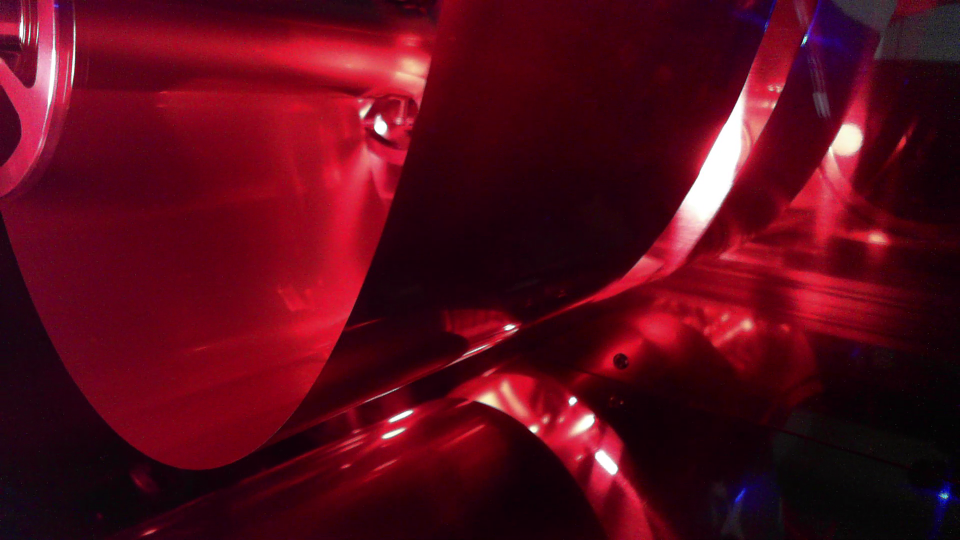
#> input picture LAB/DLIP_LAB3/LV2.png, 1920 x 1080 px, given in place of LV1.png, which was not available (shown at 1/2 size)
$ python DLIP_LAB3_21800275_SangheonPark.py
#> lines starting #> are read from the running program, lines starting #| are printed output that depends on the picture; after the words box and inside, x2 and y2 are one past the last pixel; in counts of white or black regions, pixels touching at a corner belong together; pictures that were not available may be replaced by others from this repository, and a replacement may not be noted
'''
@ Deep Learning & Image Processing  by Young-Keun Kim - Handong Global University

Author          : Sangheon Park
Created         : 2025-04-22
Modified        : 2025-04-30
Language/ver	: Python
Course		: Deep Learning & Image Processing

Description     : DLIP_LAB3_21800275_SangheonPark.cpp

'''
import numpy as np
import cv2 as cv
from matplotlib import pyplot as plt
from scipy.optimize import curve_fit

def mask_ROI(canny_img):
    # 3 Boxes
    cv.rectangle(canny_img, (int(canny_img.shape[1] / 2), 0), (int(canny_img.shape[1]), int(canny_img.shape[0])), 0, cv.FILLED)
    cv.rectangle(canny_img, (0, 0), (int(canny_img.shape[1] / 4), int(canny_img.shape[0] * 5 / 12)), 0, cv.FILLED)
    cv.rectangle(canny_img, (0, 0), (int(canny_img.shape[1]), int(canny_img.shape[0] * 3 / 12)), 0, cv.FILLED)

    # 2 triangles

    pts1 = np.array([[int(canny_img.shape[1] / 2), 0], [int(canny_img.shape[1] * 5 / 12), int(canny_img.shape[0])], [int(canny_img.shape[1]), int(canny_img.shape[0])]])
    cv.fillPoly(canny_img, [pts1], 0) # 1
    pts2 = np.array([[int(canny_img.shape[1] * 7 / 12), 0], [int(canny_img.shape[1] * 4 / 12), int(canny_img.shape[0])], [int(canny_img.shape[1]), int(canny_img.shape[0])]])
    cv.fillPoly(canny_img, [pts2], 0) # 2

def valid_cont_point(contour):
    arr_point = np.empty([0,2])

    for k in contour:
        retval = cv.arcLength(k,0)
        if retval > 950:
            cv.drawContours(cont_img, k, -1, (0,255,0), 4)
            for j in k:
                cv.circle(cont_img, tuple(j[0]), 1, (255,0,0), -1)
                arr_point = np.vstack([arr_point,j[0]])
    return arr_point

def get_curve_fit_point(arr_point):
    global maxpoint
    x = arr_point[:,0]
    y = arr_point[:,1]

    popt, pcov = curve_fit(func,x,y)
    fit_x = np.linspace(min(x),max(x),5000)
    cur_y = func(fit_x,popt[0],popt[1],popt[2], popt[3], popt[4])

    maxpoint = max(cur_y)

    fit_x = fit_x.reshape(-1,1)
    cur_y = cur_y.reshape(-1,1)

    return fit_x, cur_y

def det_level(score):
    if score < 120:
        level = 3
    elif score < 250:
        level = 2
    else:
        level = 1
    return level

def write_text(img, score, level):
    cv.rectangle(img, (int(img.shape[1]/2 - 10 ), int(img.shape[0] / 4) - 30), (int(img.shape[1]/2) + 250, int(img.shape[0] / 4) + 50), (0,255,0), 2, cv.LINE_8)
    cv.putText(img, f"Score : {score}", (int(img.shape[1]/2), int(img.shape[0] / 4)), cv.FONT_HERSHEY_DUPLEX, 1, (255,255,255), 2)
    cv.putText(img, f"Level : {level}", (int(img.shape[1]/2 + 11), int(img.shape[0] / 4 + 40)), cv.FONT_HERSHEY_DUPLEX, 1, (255,255,255), 2)

def func(x,a,b,c,d,e):		#curve_fitting func
    return a*x**4 + b*x**3 + c*x**2 + d*x+e

# ----------------------------- Main --------------------------------
src = []
for i in range(3):
    img = cv.imread(f"LV{i+1}.png")
#> img is the input picture: shape (1080, 1920, 3); mean B, G, R 25.4, 9.6, 86.6
    src.append(img)

    src_arr = np.stack(src, axis=0)

    img = src_arr[i].copy()
    cont_img = img.copy()

    # img_rgb = cv.cvtColor(img, cv.COLOR_BGR2RGB)
    cv.namedWindow(f'Source - {i}', 0)
    cv.imshow(f'Source - {i}', img)

    b, g, r = cv.split(img)
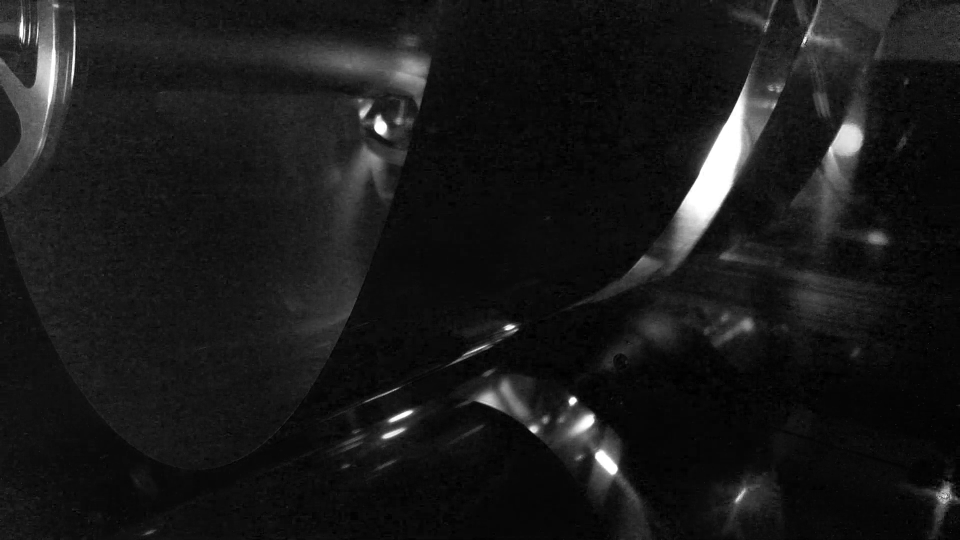
#> b: shape (1080, 1920) (shown at 1/2 size); min 0, max 255, mean 25.4
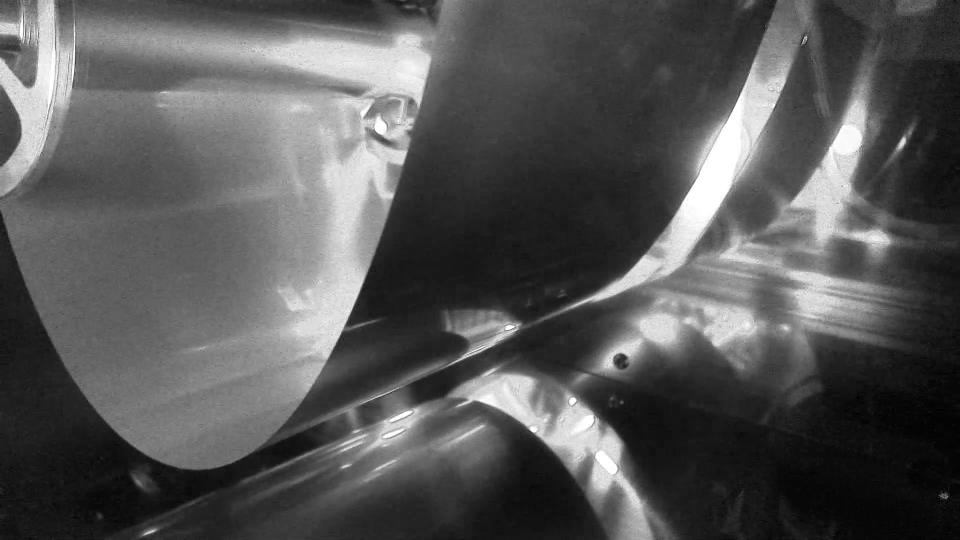
#> r: shape (1080, 1920) (shown at 1/2 size); min 0, max 255, mean 86.6
    temp = r.copy()

    # /// Reduce noise with a kernel 3x3
    blured = cv.GaussianBlur(temp, (3, 3), 5)

    canny_img = cv.Canny(blured, 50, 200)
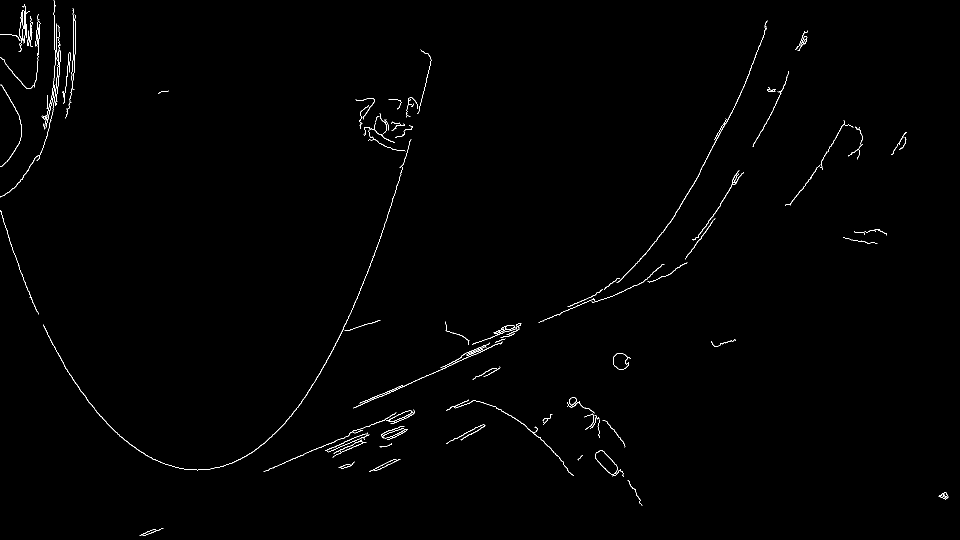
#> canny_img: shape (1080, 1920) (shown at 1/2 size); 0.64% white in thin lines or dots

    mask_ROI(canny_img)
#> in mask_ROI, `cv.rectangle(canny_img, (0, 0), (int(canny_img.shape[1] / 4), int(cann..`: canny_img: shape (1080, 1920); 0.26% white in thin lines or dots, all inside (x1, y1, x2, y2) = (10, 99, 960, 1072)
#> in mask_ROI, `cv.rectangle(canny_img, (0, 0), (int(canny_img.shape[1]), int(canny_im..`:
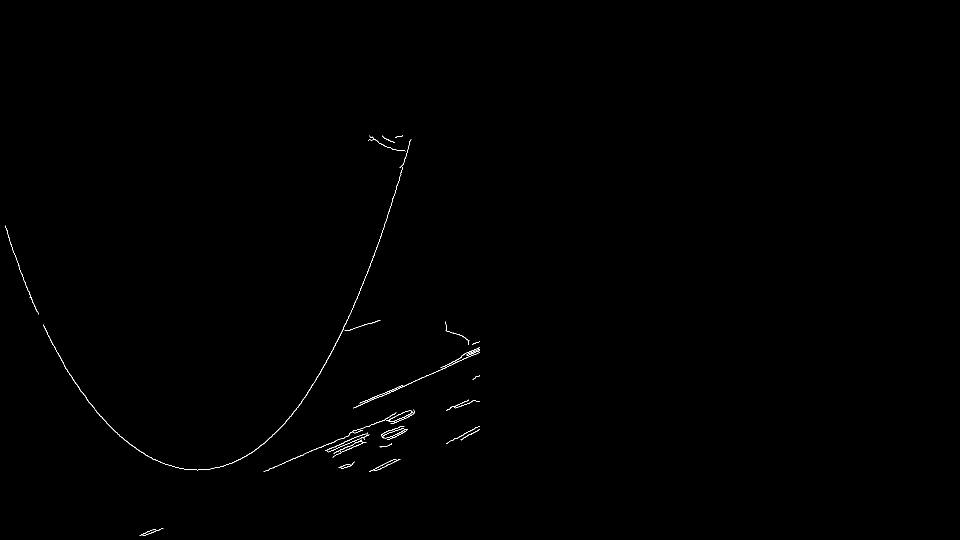
#> canny_img: shape (1080, 1920) (shown at 1/2 size); 0.22% white in thin lines or dots, all inside (x1, y1, x2, y2) = (10, 271, 960, 1072)
#> in mask_ROI, `cv.fillPoly(canny_img, [pts2], 0)`: canny_img: shape (1080, 1920); 0.14% white in thin lines or dots, all inside (x1, y1, x2, y2) = (10, 271, 823, 1072)

    # cv.namedWindow(f'mask_ROI - {i}', 0)
    # cv.imshow(f'mask_ROI - {i}', canny_img)

    element = cv.getStructuringElement(cv.MORPH_ELLIPSE, (3,3)) # cv.MORPH_ELLIPSE, cv.MORPH_CROSS, cv.MORPH_RECT
    morp_img = cv.morphologyEx(canny_img, cv.MORPH_DILATE, element)     # cv.MORPH_ERODE, cv.MORPH_DILATE, cv.MORPH_OPEN, cv.MORPH_CLOSE, cv.MORPH_GRADIENT
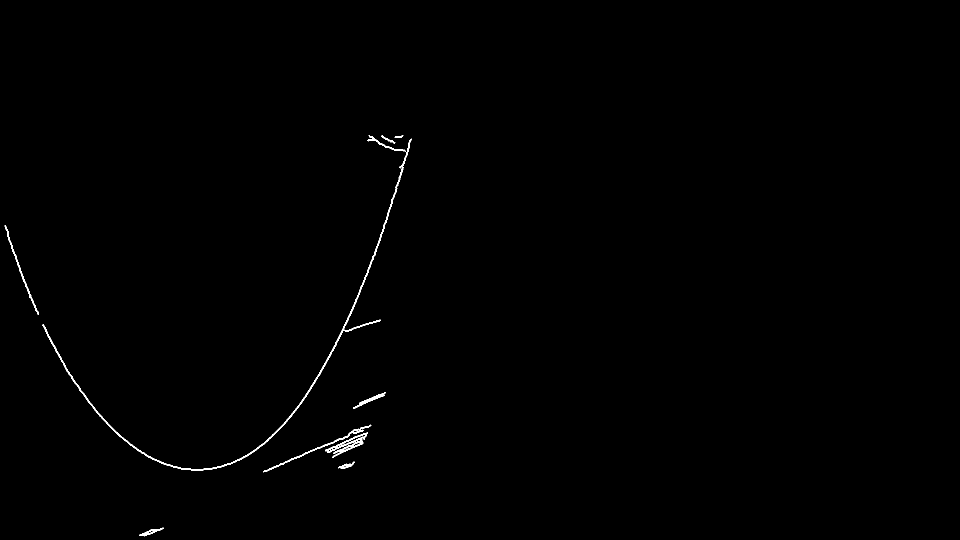
#> morp_img: shape (1080, 1920) (shown at 1/2 size); 0.37% white in thin lines or dots, all inside (x1, y1, x2, y2) = (9, 270, 824, 1073)

    contour, hierarchy = cv.findContours(morp_img, cv.RETR_EXTERNAL, cv.CHAIN_APPROX_SIMPLE)
#> contour = 10 contours; largest, box (x1, y1, x2, y2) and area: (85, 277, 824, 942) 2850, (650, 864, 736, 916) 1096, (526, 849, 743, 945) 566, (9, 450, 78, 630) 390, (706, 784, 772, 818) 316

    arr_point = valid_cont_point(contour)
#> the loop in valid_cont_point, `for k in contour:` made 10 passes
#> retval on passes 1 to 10: 112.7, 81.08, 382.3, 530.4, 166.5, 416, 2910.9, 37.14, 63.01, 201.8
#> after the loop in valid_cont_point, `for k in contour:`:
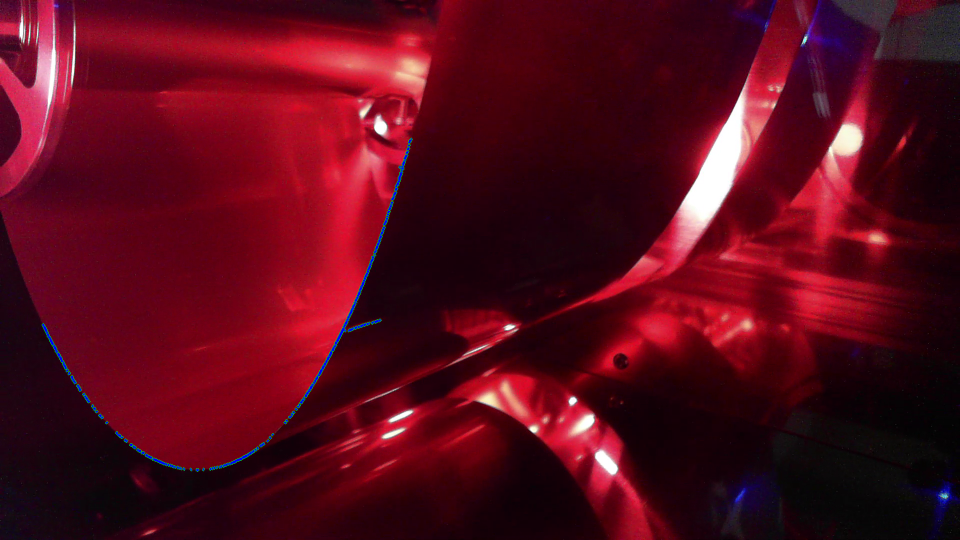
#> cont_img: shape (1080, 1920, 3) (shown at 1/2 size); 0.35% of pixels changed, all inside (x1, y1, x2, y2) = (83, 275, 826, 944)
#> arr_point = 1440 pairs, first value 85 to 823, second value 277 to 941

    fit_x, cur_y = get_curve_fit_point(arr_point)
#> in get_curve_fit_point, `x = arr_point[:,0]`: x = 1440 values, max 823 at index 1439, min 85 at index 684, mean 543.9
#> in get_curve_fit_point, `y = arr_point[:,1]`: y = 1440 values, max 941 at index 890, min 277 at index 0, mean 678.1
#> in get_curve_fit_point, `popt, pcov = curve_fit(func,x,y)`: popt = [-5.33e-09, 8.51e-06, -0.0077, 3.38, 406.8]; pcov = [[1.74e-19, -3.23e-16, 2.03e-13, -4.85e-11, 3.44e-09], [-3.23e-16, 6.07e-13, -3.86e-10, 9.33e-08, -6.7e-06], [2.03e-13, -3.86e-10, 2.48e-07, -6.11e-05, 0.00446], [-4.85e-11, 9.33e-08, -6.11e-05, 0.0154, -1.15], [3.44e-09, -6.7e-06, 0.00446, -1.15, 90.76]]
#> in get_curve_fit_point, `cur_y = func(fit_x,popt[0],popt[1],popt[2], popt[3], popt[4])`: cur_y = 5000 values, max 935.1 at index 2056, min 271.9 at index 4999, mean 781.6
#> in get_curve_fit_point, `maxpoint = max(cur_y)`: maxpoint = 935.1
#> fit_x = 5000 values from 85 to 823

    #Draw Curve_fit Func on Image
    arr_cur = np.concatenate((fit_x, cur_y), axis=1)
#> arr_cur = 5000 pairs, first value 85 to 823, second value 271.9 to 935.1
    cv.polylines(img, [arr_cur.astype(np.int32)], False, (0, 255, 0), 4)

    score = round(float(img.shape[0] - maxpoint), 2)
#> score = 144.9
    level = det_level(score)
#> level = 2

    write_text(img, score, level)
#> in write_text, `cv.putText(img, f"Level : {level}", (int(img.shape[1]/2 + 11), int(img..`:
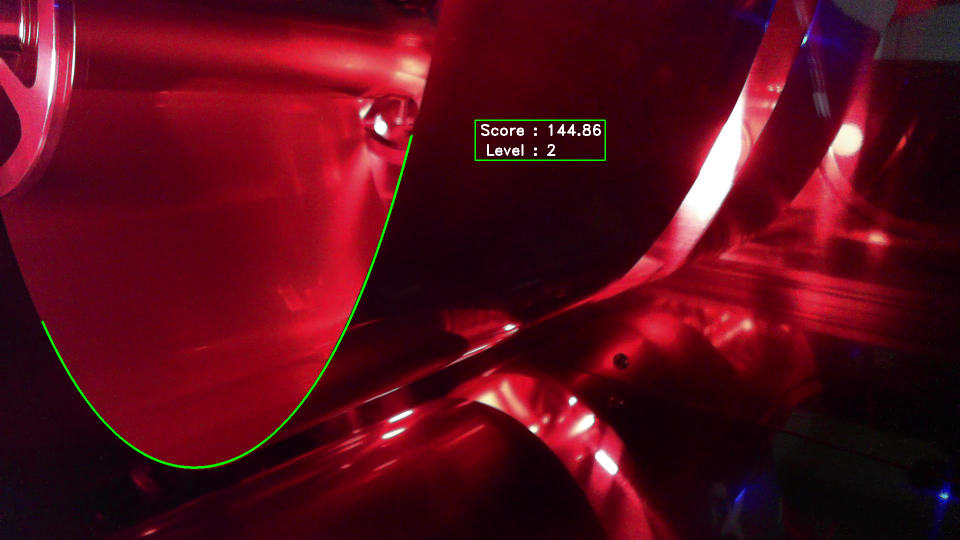
#> img: shape (1080, 1920, 3) (shown at 1/2 size); mean B, G, R 25.7, 11, 86.6
#> pass 3 of the loop `for i in range(3):`:
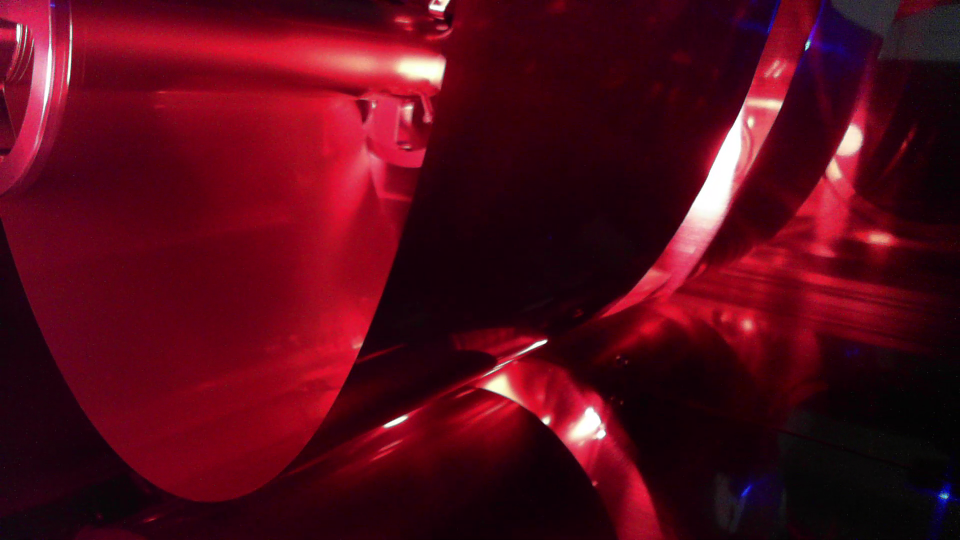
#> input picture LAB/DLIP_LAB3/LV3.png, 1920 x 1080 px (shown at 1/2 size)
#> img is the input picture: shape (1080, 1920, 3); mean B, G, R 24.5, 9.1, 83.9
#> morp_img: shape (1080, 1920); 0.25% white in thin lines or dots, all inside (x1, y1, x2, y2) = (5, 270, 861, 1048)
#> contour = 6 contours; box (x1, y1, x2, y2) and area: (5, 450, 365, 995) 1424, (510, 485, 798, 983) 1226, (770, 270, 861, 345) 588, (711, 692, 809, 730) 219, (712, 862, 737, 874) 54, (289, 1035, 316, 1048) 54
#> the loop in valid_cont_point (call 3), `for k in contour:` made 6 passes
#> retval on passes 1 to 6: 60.94, 56.28, 228.1, 1255.2, 1439, 601.1
#> after the loop in valid_cont_point (call 3), `for k in contour:`:
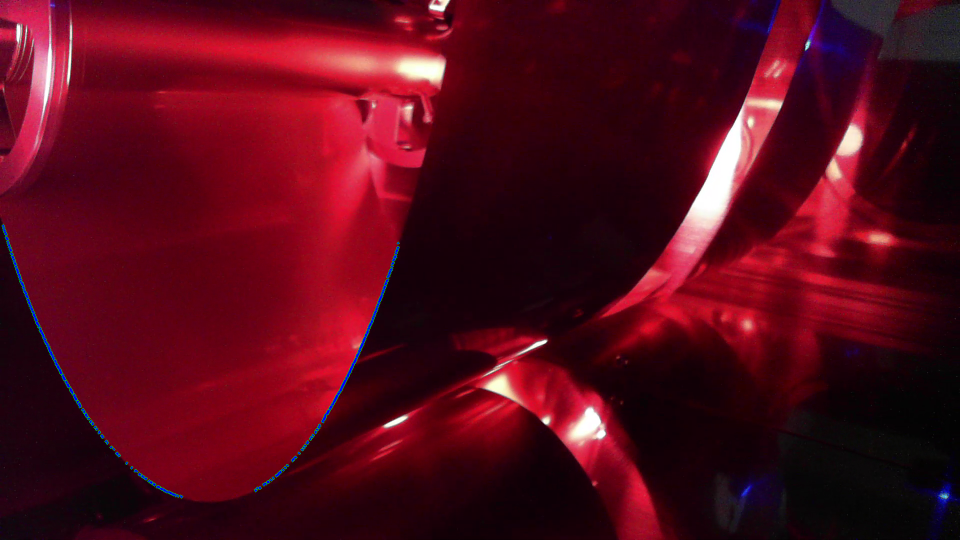
#> cont_img: shape (1080, 1920, 3) (shown at 1/2 size); 0.34% of pixels changed, all inside (x1, y1, x2, y2) = (3, 448, 800, 997)
#> arr_point = 1383 pairs, first value 5 to 797, second value 450 to 994
#> `fit_x, cur_y = get_curve_fit_point(arr_point)`: fit_x = 5000 values from 5 to 797; cur_y = 5000 values, max 1001.9 at index 2600, min 452.9 at index 0, mean 837.9
#> arr_cur = 5000 pairs, first value 5 to 797, second value 452.9 to 1001.9
#> score = 78.14
#> level = 3
#> in write_text (call 3), `cv.putText(img, f"Level : {level}", (int(img.shape[1]/2 + 11), int(img..`:
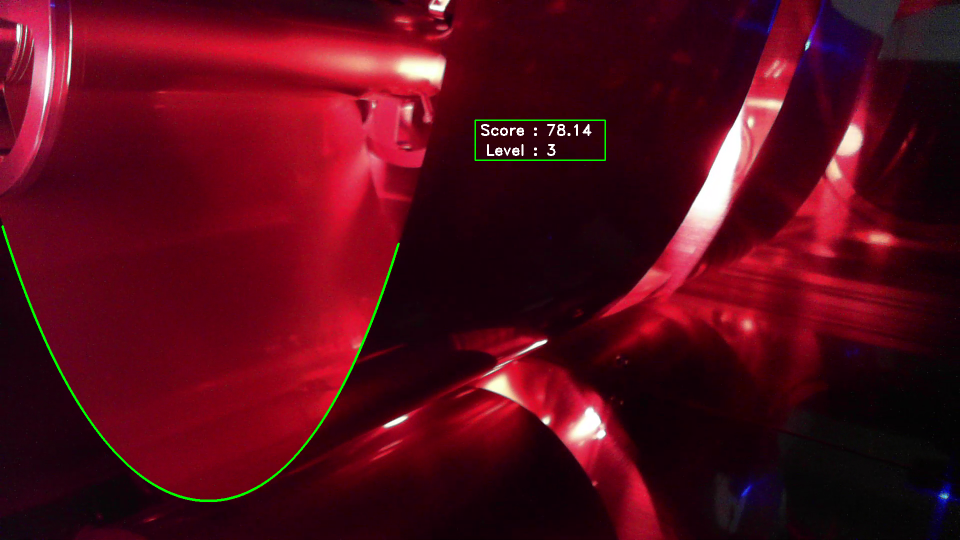
#> img: shape (1080, 1920, 3) (shown at 1/2 size); mean B, G, R 24.7, 10.4, 83.8

    cv.namedWindow(f'Final - {i}', 0)
    cv.imshow(f'Final - {i}', img)

while True:
    key = cv.waitKey(0) & 0xFF
#> (key Esc is pressed here)
    if key == 27:  # ESC key
        break

cv.destroyAllWindows()
